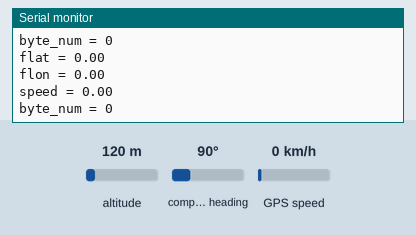
Simulated run of this sketch. Board: Arduino Uno, built with avr-gcc and run on an emulated ATmega328P. On the bench: the last lines printed to the serial monitor. The inputs (shaded band) are chosen by the test bench; at power-on: GPS speed 0 km/h, altitude 120 m, compass heading 90°. The GPS gets a fix after 3 s at 37.7749, -122.4194 with 8 satellites.

Above: at 1.2 s.
1.3 s: GPS speed set to 60 km/h
At 1.9 s:
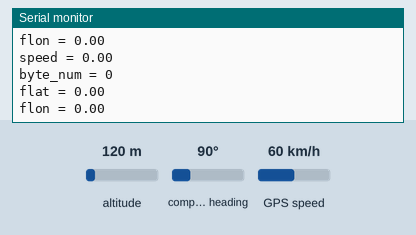
3.5 s: altitude set to 20 m
At 4.2 s:
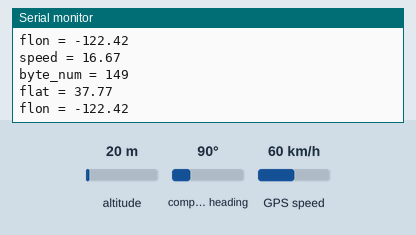
5.0 s: compass heading set to 7°
At 7.33 s:
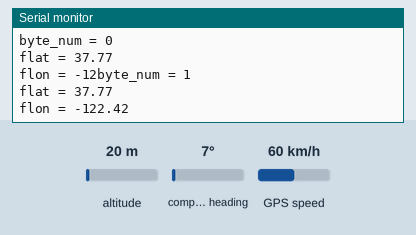
Timing chart, 0 to 8.8 s (numbered marks = the images above; inputs shaded):
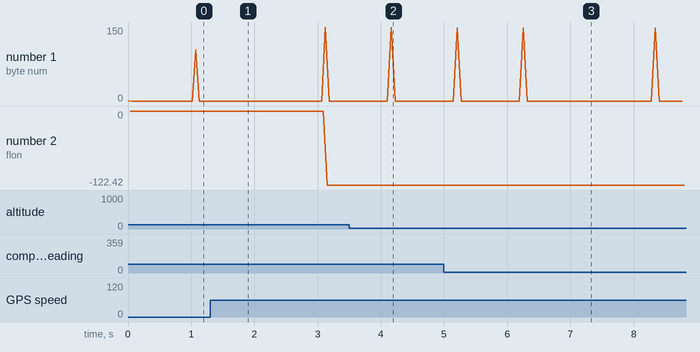

Measured:
- after the input at 3.5 s, the serial monitor: prints a new line after 0.67 s (image 2)
- after the input at 5.0 s, the serial monitor: prints a new line after 0.21 s (image 3)
- plotted number 2: -122.42 → -1 after the input at 5.0 s

The sketch:

tinyGPS_example.ino
```cpp
#include <TinyGPS++.h>
#include <SoftwareSerial.h>

TinyGPSPlus gps;
SoftwareSerial ss(10, 9);

void recvGPS(void)
{
  Serial.print("byte_num = ");
  Serial.println(ss.available());

  while (ss.available() != 0)
    gps.encode(ss.read());

}

void getGPS(float *flat, float *flon, float *speed)
{
  *flat = gps.location.lat();
  *flon = gps.location.lng();
  *speed = gps.speed.mps();
}

unsigned long getDistance(float originFlat, float originFlon,
                          float destFlat, float destFlon)
{
  unsigned long distance;

  distance = (unsigned long)TinyGPSPlus::distanceBetween(
               originFlat, originFlon,
               destFlat, destFlon);

  return (distance);
}

void setup() {
  // put your setup code here, to run once:
  ss.begin(9600);
  Serial.begin(9600);

}

void loop() {
  float flat, flon, speed;

  // put your main code here, to run repeatedly:
  recvGPS();
  getGPS(&flat, &flon, &speed);
  Serial.print("flat = "); Serial.println(flat);
  Serial.print("flon = "); Serial.println(flon);
  Serial.print("speed = "); Serial.println(speed);
}
```
